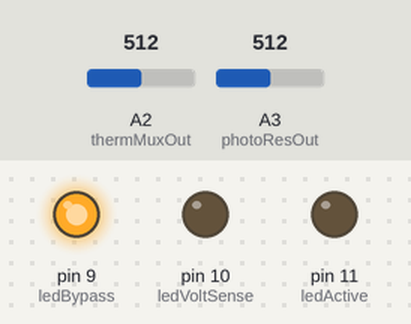
The sketch below on a simulated Arduino Uno, built with avr-gcc and run on an emulated ATmega328P. On the bench: output pins drawn as LEDs (lit = HIGH). The inputs (shaded band) are chosen by the test bench; at power-on: A2 (thermMuxOut) = 512, A3 (photoResOut) = 512. Pins used as bus, display or sensor lines are not drawn; what the sketch prints to the serial monitor is not drawn.

Above: at 0.01 s.
At 0.51 s:
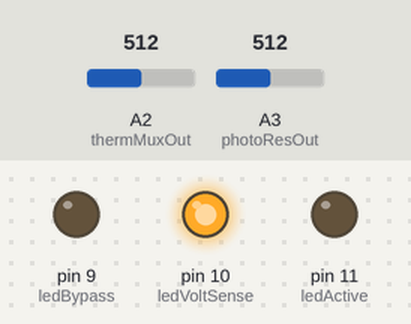
At 2.0 s:
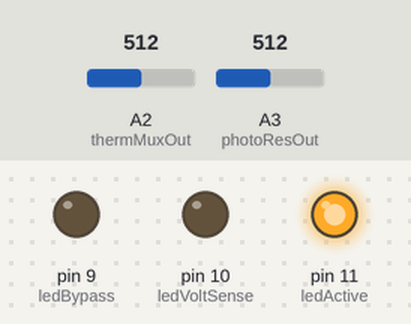
2.1 s: A2 (thermMuxOut) set to 790
3.6 s: A2 (thermMuxOut) set to 816
Timing chart, 0 to 6.6 s (numbered marks = the images above; inputs shaded):
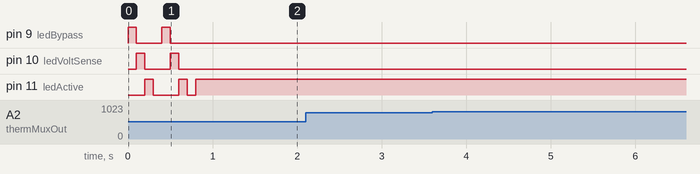

The sketch:

ThermistorMUX_Photoresistor_Tester.ino
```cpp
const int thermMuxA = 5;
const int thermMuxB = 6;
const int thermMuxC = 7;
const int thermMuxEn = 8;
const int thermMuxOut = A2;

const int photoResOut = A3;

const int ledBypass = 9;
const int ledVoltSense = 10;
const int ledActive = 11;

//60 deg C value for Vishay NTCLE100E3223 thermistor
const int thermThreshold = 805;

void setup() {
  pinMode(thermMuxA, OUTPUT);
  pinMode(thermMuxB, OUTPUT);
  pinMode(thermMuxC, OUTPUT);
  pinMode(thermMuxEn, OUTPUT);
  pinMode(thermMuxEn, INPUT);

  pinMode(photoResOut, INPUT);

  pinMode(ledBypass, OUTPUT);
  pinMode(ledVoltSense, OUTPUT);
  pinMode(ledActive, OUTPUT);

  led_flash_all(100);
  led_flash_all(100);
  digitalWrite(ledActive, HIGH);

  digitalWrite(thermMuxEn, LOW);

  Serial.begin(9600);
  Serial.println("Initialized");
}

int thermMuxVal;
int photoResVal;

void loop() {

  photoResVal = analogRead(photoResOut);
  Serial.print("Light: ");
  Serial.print(photoResVal/1023.0);
  Serial.print("\t");

  for (int channel=0; channel<5; channel++)
  {
    thermMuxVal = read_mux(channel, 50);

    Serial.print("M");
    Serial.print(channel);
    Serial.print(": ");
    Serial.print(thermMuxVal);
    if (thermMuxVal >= thermThreshold)
      Serial.print(" OVERHEAT >60C ");
    Serial.print("\t");
  }

  Serial.println();
}

//Channels from 0-4, settling time is delay after writing address to MUX
int read_mux(int channel, int settlingTime)
{
  digitalWrite(thermMuxEn, LOW);
  delay(settlingTime);

  digitalWrite(thermMuxA, bool(channel & (1<<0)));
  digitalWrite(thermMuxB, bool(channel & (1<<1)));
  digitalWrite(thermMuxC, bool(channel & (1<<2)));

  delay(settlingTime);

  return(analogRead(thermMuxOut));
}

void led_flash_all(int dur)
{
  digitalWrite(ledBypass, HIGH);
  delay(dur);
  digitalWrite(ledBypass, LOW);

  digitalWrite(ledVoltSense, HIGH);
  delay(dur);
  digitalWrite(ledVoltSense, LOW);

  digitalWrite(ledActive, HIGH);
  delay(dur);
  digitalWrite(ledActive, LOW);

  delay(dur);
}
```

Measured:
- after the input at 2.1 s, every drawn part: stays the same
- after the input at 3.6 s, every drawn part: stays the same
